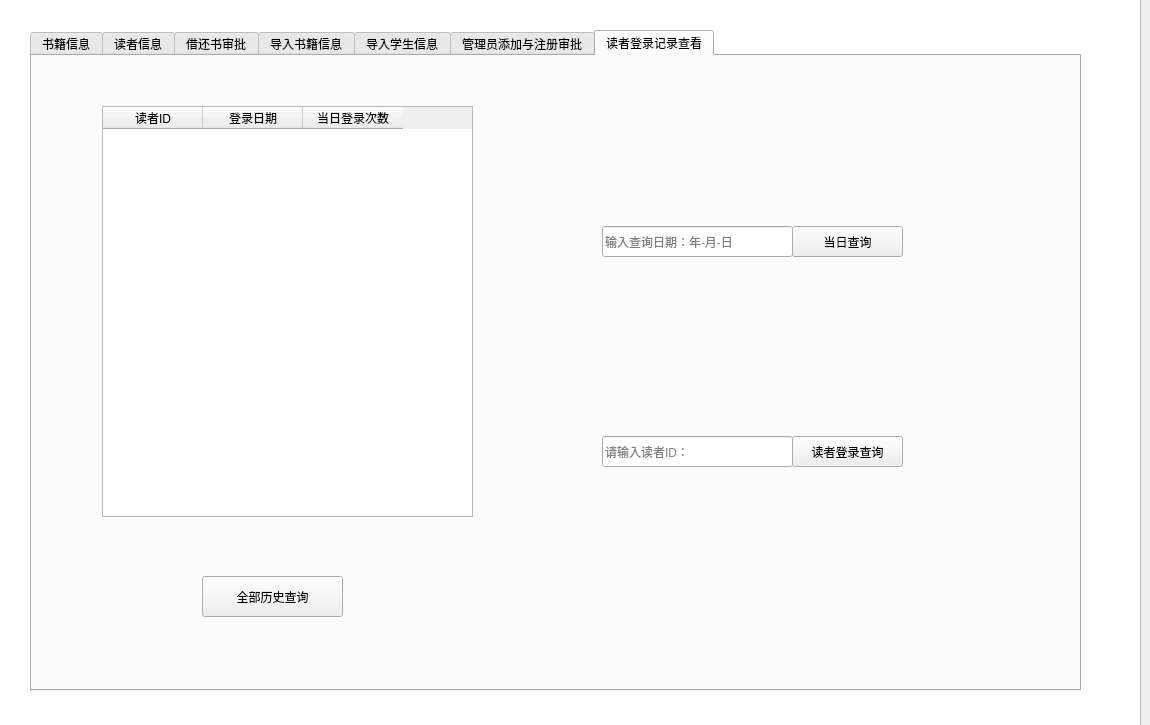
<?xml version="1.0" encoding="UTF-8"?>
<ui version="4.0">
 <class>Form3</class>
 <widget class="QWidget" name="Form3">
  <property name="geometry">
   <rect>
    <x>0</x>
    <y>0</y>
    <width>1150</width>
    <height>725</height>
   </rect>
  </property>
  <property name="windowTitle">
   <string>Form</string>
  </property>
  <widget class="QTabWidget" name="tabWidget">
   <property name="geometry">
    <rect>
     <x>30</x>
     <y>30</y>
     <width>1051</width>
     <height>661</height>
    </rect>
   </property>
   <property name="styleSheet">
    <string notr="true">#shuji
{
	border-image: url(:/书2.jpg);
}
#xuesheng
{
	border-image: url(:/书2.jpg);
}
#jieyue
{
	border-image: url(:/书2.jpg);
}
#drsj
{
	border-image: url(:/书2.jpg);
}
#drxs
{
	border-image: url(:/书2.jpg);
}
#manager_add
{
	border-image: url(:/书2.jpg);
}
#dljl
{
	border-image: url(:/书2.jpg);
}</string>
   </property>
   <property name="currentIndex">
    <number>6</number>
   </property>
   <property name="documentMode">
    <bool>false</bool>
   </property>
   <widget class="QWidget" name="shuji">
    <attribute name="title">
     <string>书籍信息</string>
    </attribute>
    <widget class="QTableWidget" name="shujibiao">
     <property name="geometry">
      <rect>
       <x>0</x>
       <y>0</y>
       <width>701</width>
       <height>481</height>
      </rect>
     </property>
     <column>
      <property name="text">
       <string>ISBN号</string>
      </property>
     </column>
     <column>
      <property name="text">
       <string>书名</string>
      </property>
     </column>
     <column>
      <property name="text">
       <string>作者</string>
      </property>
     </column>
     <column>
      <property name="text">
       <string>出版社</string>
      </property>
     </column>
     <column>
      <property name="text">
       <string>被借次数</string>
      </property>
     </column>
     <column>
      <property name="text">
       <string>馆藏册数</string>
      </property>
     </column>
     <column>
      <property name="text">
       <string>在馆册数</string>
      </property>
     </column>
     <column>
      <property name="text">
       <string>书架号</string>
      </property>
     </column>
     <column>
      <property name="text">
       <string>书籍类别</string>
      </property>
     </column>
    </widget>
    <widget class="QWidget" name="widget" native="true">
     <property name="geometry">
      <rect>
       <x>710</x>
       <y>20</y>
       <width>331</width>
       <height>461</height>
      </rect>
     </property>
     <property name="styleSheet">
      <string notr="true"/>
     </property>
     <layout class="QVBoxLayout" name="verticalLayout_3">
      <item>
       <widget class="QLineEdit" name="sm">
        <property name="minimumSize">
         <size>
          <width>300</width>
          <height>40</height>
         </size>
        </property>
        <property name="text">
         <string/>
        </property>
        <property name="placeholderText">
         <string>书名：</string>
        </property>
       </widget>
      </item>
      <item>
       <widget class="QLineEdit" name="sh">
        <property name="minimumSize">
         <size>
          <width>300</width>
          <height>40</height>
         </size>
        </property>
        <property name="text">
         <string/>
        </property>
        <property name="placeholderText">
         <string>ISBN号：</string>
        </property>
       </widget>
      </item>
      <item>
       <widget class="QLineEdit" name="zz">
        <property name="minimumSize">
         <size>
          <width>300</width>
          <height>40</height>
         </size>
        </property>
        <property name="text">
         <string/>
        </property>
        <property name="placeholderText">
         <string>作者：</string>
        </property>
       </widget>
      </item>
      <item>
       <widget class="QLineEdit" name="cb">
        <property name="minimumSize">
         <size>
          <width>300</width>
          <height>40</height>
         </size>
        </property>
        <property name="placeholderText">
         <string>出版社：</string>
        </property>
       </widget>
      </item>
      <item>
       <widget class="QLineEdit" name="bj">
        <property name="minimumSize">
         <size>
          <width>300</width>
          <height>40</height>
         </size>
        </property>
        <property name="placeholderText">
         <string>被借次数：</string>
        </property>
       </widget>
      </item>
      <item>
       <widget class="QLineEdit" name="jc">
        <property name="minimumSize">
         <size>
          <width>300</width>
          <height>40</height>
         </size>
        </property>
        <property name="placeholderText">
         <string>馆藏册数：</string>
        </property>
       </widget>
      </item>
      <item>
       <widget class="QLineEdit" name="gc">
        <property name="minimumSize">
         <size>
          <width>300</width>
          <height>40</height>
         </size>
        </property>
        <property name="placeholderText">
         <string>在馆册数：</string>
        </property>
       </widget>
      </item>
      <item>
       <widget class="QLineEdit" name="shujihao">
        <property name="minimumSize">
         <size>
          <width>300</width>
          <height>40</height>
         </size>
        </property>
        <property name="placeholderText">
         <string>书架号：</string>
        </property>
       </widget>
      </item>
      <item>
       <widget class="QLineEdit" name="lineEdit">
        <property name="minimumSize">
         <size>
          <width>300</width>
          <height>40</height>
         </size>
        </property>
        <property name="placeholderText">
         <string>书籍类别：</string>
        </property>
       </widget>
      </item>
     </layout>
    </widget>
    <widget class="QWidget" name="layoutWidget">
     <property name="geometry">
      <rect>
       <x>0</x>
       <y>490</y>
       <width>771</width>
       <height>131</height>
      </rect>
     </property>
     <layout class="QHBoxLayout" name="horizontalLayout">
      <item>
       <layout class="QVBoxLayout" name="verticalLayout_2">
        <item>
         <widget class="QPushButton" name="tainjia1">
          <property name="minimumSize">
           <size>
            <width>200</width>
            <height>50</height>
           </size>
          </property>
          <property name="text">
           <string>添加</string>
          </property>
         </widget>
        </item>
        <item>
         <widget class="QPushButton" name="xiugai1">
          <property name="minimumSize">
           <size>
            <width>200</width>
            <height>50</height>
           </size>
          </property>
          <property name="text">
           <string>修改</string>
          </property>
         </widget>
        </item>
       </layout>
      </item>
      <item>
       <layout class="QVBoxLayout" name="verticalLayout">
        <item>
         <widget class="QPushButton" name="shanchu1">
          <property name="minimumSize">
           <size>
            <width>0</width>
            <height>50</height>
           </size>
          </property>
          <property name="text">
           <string>删除</string>
          </property>
         </widget>
        </item>
        <item>
         <widget class="QPushButton" name="jilu">
          <property name="minimumSize">
           <size>
            <width>0</width>
            <height>50</height>
           </size>
          </property>
          <property name="text">
           <string>查询</string>
          </property>
         </widget>
        </item>
       </layout>
      </item>
     </layout>
    </widget>
    <widget class="QPushButton" name="cxqb1">
     <property name="geometry">
      <rect>
       <x>810</x>
       <y>490</y>
       <width>201</width>
       <height>131</height>
      </rect>
     </property>
     <property name="text">
      <string>查询全部</string>
     </property>
    </widget>
   </widget>
   <widget class="QWidget" name="xuesheng">
    <attribute name="title">
     <string>读者信息</string>
    </attribute>
    <widget class="QTableWidget" name="tableWidget">
     <property name="geometry">
      <rect>
       <x>0</x>
       <y>0</y>
       <width>701</width>
       <height>481</height>
      </rect>
     </property>
     <column>
      <property name="text">
       <string>ID号</string>
      </property>
     </column>
     <column>
      <property name="text">
       <string>姓名</string>
      </property>
     </column>
     <column>
      <property name="text">
       <string>学院</string>
      </property>
     </column>
     <column>
      <property name="text">
       <string>性别</string>
      </property>
     </column>
     <column>
      <property name="text">
       <string>读者类型</string>
      </property>
     </column>
     <column>
      <property name="text">
       <string>电话</string>
      </property>
     </column>
     <column>
      <property name="text">
       <string>可借次数</string>
      </property>
     </column>
     <column>
      <property name="text">
       <string>信用级别</string>
      </property>
     </column>
     <column>
      <property name="text">
       <string>密码</string>
      </property>
     </column>
    </widget>
    <widget class="QWidget" name="widget_2" native="true">
     <property name="geometry">
      <rect>
       <x>710</x>
       <y>10</y>
       <width>331</width>
       <height>471</height>
      </rect>
     </property>
     <layout class="QVBoxLayout" name="verticalLayout_4">
      <item>
       <widget class="QLineEdit" name="sh_2">
        <property name="minimumSize">
         <size>
          <width>300</width>
          <height>40</height>
         </size>
        </property>
        <property name="text">
         <string/>
        </property>
        <property name="placeholderText">
         <string>ID号：</string>
        </property>
       </widget>
      </item>
      <item>
       <widget class="QLineEdit" name="sm_2">
        <property name="minimumSize">
         <size>
          <width>300</width>
          <height>40</height>
         </size>
        </property>
        <property name="text">
         <string/>
        </property>
        <property name="placeholderText">
         <string>姓名：</string>
        </property>
       </widget>
      </item>
      <item>
       <widget class="QLineEdit" name="zz_2">
        <property name="minimumSize">
         <size>
          <width>300</width>
          <height>40</height>
         </size>
        </property>
        <property name="text">
         <string/>
        </property>
        <property name="placeholderText">
         <string>学院：</string>
        </property>
       </widget>
      </item>
      <item>
       <widget class="QComboBox" name="xb_2">
        <property name="minimumSize">
         <size>
          <width>300</width>
          <height>40</height>
         </size>
        </property>
        <property name="accessibleName">
         <string/>
        </property>
        <item>
         <property name="text">
          <string>男</string>
         </property>
        </item>
        <item>
         <property name="text">
          <string>女</string>
         </property>
        </item>
       </widget>
      </item>
      <item>
       <widget class="QComboBox" name="xb">
        <property name="minimumSize">
         <size>
          <width>300</width>
          <height>40</height>
         </size>
        </property>
        <property name="currentText">
         <string>本科生</string>
        </property>
        <item>
         <property name="text">
          <string>本科生</string>
         </property>
        </item>
        <item>
         <property name="text">
          <string>研究生</string>
         </property>
        </item>
        <item>
         <property name="text">
          <string>教师</string>
         </property>
        </item>
        <item>
         <property name="text">
          <string/>
         </property>
        </item>
       </widget>
      </item>
      <item>
       <widget class="QLineEdit" name="dh">
        <property name="minimumSize">
         <size>
          <width>300</width>
          <height>40</height>
         </size>
        </property>
        <property name="placeholderText">
         <string>电话：</string>
        </property>
       </widget>
      </item>
      <item>
       <widget class="QLineEdit" name="kj">
        <property name="minimumSize">
         <size>
          <width>300</width>
          <height>40</height>
         </size>
        </property>
        <property name="placeholderText">
         <string>可借次数：</string>
        </property>
       </widget>
      </item>
      <item>
       <widget class="QLineEdit" name="xy">
        <property name="minimumSize">
         <size>
          <width>300</width>
          <height>40</height>
         </size>
        </property>
        <property name="placeholderText">
         <string>信用级别：</string>
        </property>
       </widget>
      </item>
      <item>
       <widget class="QLineEdit" name="mm">
        <property name="minimumSize">
         <size>
          <width>300</width>
          <height>40</height>
         </size>
        </property>
        <property name="placeholderText">
         <string>密码：</string>
        </property>
       </widget>
      </item>
     </layout>
    </widget>
    <widget class="QWidget" name="layoutWidget_2">
     <property name="geometry">
      <rect>
       <x>0</x>
       <y>490</y>
       <width>771</width>
       <height>131</height>
      </rect>
     </property>
     <layout class="QHBoxLayout" name="horizontalLayout_2">
      <item>
       <layout class="QVBoxLayout" name="verticalLayout_5">
        <item>
         <widget class="QPushButton" name="tainjia2">
          <property name="minimumSize">
           <size>
            <width>200</width>
            <height>50</height>
           </size>
          </property>
          <property name="text">
           <string>添加</string>
          </property>
         </widget>
        </item>
        <item>
         <widget class="QPushButton" name="xiugai2">
          <property name="minimumSize">
           <size>
            <width>200</width>
            <height>50</height>
           </size>
          </property>
          <property name="text">
           <string>修改</string>
          </property>
         </widget>
        </item>
       </layout>
      </item>
      <item>
       <layout class="QVBoxLayout" name="verticalLayout_6">
        <item>
         <widget class="QPushButton" name="shanchu2">
          <property name="minimumSize">
           <size>
            <width>0</width>
            <height>50</height>
           </size>
          </property>
          <property name="text">
           <string>删除</string>
          </property>
         </widget>
        </item>
        <item>
         <widget class="QPushButton" name="jilu2">
          <property name="minimumSize">
           <size>
            <width>0</width>
            <height>50</height>
           </size>
          </property>
          <property name="text">
           <string>查询</string>
          </property>
         </widget>
        </item>
       </layout>
      </item>
     </layout>
    </widget>
    <widget class="QPushButton" name="cxqb2">
     <property name="geometry">
      <rect>
       <x>810</x>
       <y>490</y>
       <width>201</width>
       <height>131</height>
      </rect>
     </property>
     <property name="text">
      <string>查询全部</string>
     </property>
    </widget>
   </widget>
   <widget class="QWidget" name="jieyue">
    <attribute name="title">
     <string>借还书审批</string>
    </attribute>
    <widget class="QTableWidget" name="jieyuebiao">
     <property name="geometry">
      <rect>
       <x>0</x>
       <y>0</y>
       <width>641</width>
       <height>481</height>
      </rect>
     </property>
     <column>
      <property name="text">
       <string>ISBN号</string>
      </property>
     </column>
     <column>
      <property name="text">
       <string>读者ID</string>
      </property>
     </column>
     <column>
      <property name="text">
       <string>借书时间</string>
      </property>
     </column>
     <column>
      <property name="text">
       <string>还书时间</string>
      </property>
     </column>
     <column>
      <property name="text">
       <string>审批类型</string>
      </property>
     </column>
    </widget>
    <widget class="QPushButton" name="pz">
     <property name="geometry">
      <rect>
       <x>700</x>
       <y>140</y>
       <width>300</width>
       <height>40</height>
      </rect>
     </property>
     <property name="minimumSize">
      <size>
       <width>300</width>
       <height>40</height>
      </size>
     </property>
     <property name="text">
      <string>批准</string>
     </property>
    </widget>
    <widget class="QPushButton" name="bh">
     <property name="geometry">
      <rect>
       <x>700</x>
       <y>240</y>
       <width>300</width>
       <height>40</height>
      </rect>
     </property>
     <property name="minimumSize">
      <size>
       <width>300</width>
       <height>40</height>
      </size>
     </property>
     <property name="text">
      <string>驳回</string>
     </property>
    </widget>
    <widget class="QPushButton" name="sx">
     <property name="geometry">
      <rect>
       <x>700</x>
       <y>330</y>
       <width>300</width>
       <height>40</height>
      </rect>
     </property>
     <property name="minimumSize">
      <size>
       <width>300</width>
       <height>40</height>
      </size>
     </property>
     <property name="text">
      <string>刷新</string>
     </property>
    </widget>
   </widget>
   <widget class="QWidget" name="drsj">
    <attribute name="title">
     <string>导入书籍信息</string>
    </attribute>
    <widget class="QTableWidget" name="shujibiao_2">
     <property name="geometry">
      <rect>
       <x>20</x>
       <y>20</y>
       <width>1001</width>
       <height>441</height>
      </rect>
     </property>
     <column>
      <property name="text">
       <string>ISBN号</string>
      </property>
     </column>
     <column>
      <property name="text">
       <string>书名</string>
      </property>
     </column>
     <column>
      <property name="text">
       <string>作者</string>
      </property>
     </column>
     <column>
      <property name="text">
       <string>出版社</string>
      </property>
     </column>
     <column>
      <property name="text">
       <string>被借次数</string>
      </property>
     </column>
     <column>
      <property name="text">
       <string>馆藏册数</string>
      </property>
     </column>
     <column>
      <property name="text">
       <string>在馆册数</string>
      </property>
     </column>
     <column>
      <property name="text">
       <string>书架号</string>
      </property>
     </column>
     <column>
      <property name="text">
       <string>书籍类别</string>
      </property>
     </column>
    </widget>
    <widget class="QPushButton" name="cxqb3">
     <property name="geometry">
      <rect>
       <x>790</x>
       <y>480</y>
       <width>201</width>
       <height>131</height>
      </rect>
     </property>
     <property name="text">
      <string>查询全部</string>
     </property>
    </widget>
    <widget class="QLineEdit" name="mulu2">
     <property name="geometry">
      <rect>
       <x>20</x>
       <y>490</y>
       <width>651</width>
       <height>31</height>
      </rect>
     </property>
    </widget>
    <widget class="QToolButton" name="mulu1">
     <property name="geometry">
      <rect>
       <x>670</x>
       <y>490</y>
       <width>51</width>
       <height>31</height>
      </rect>
     </property>
     <property name="text">
      <string>...</string>
     </property>
    </widget>
    <widget class="QPushButton" name="qd">
     <property name="geometry">
      <rect>
       <x>230</x>
       <y>540</y>
       <width>221</width>
       <height>71</height>
      </rect>
     </property>
     <property name="text">
      <string>确定</string>
     </property>
    </widget>
   </widget>
   <widget class="QWidget" name="drxs">
    <attribute name="title">
     <string>导入学生信息</string>
    </attribute>
    <widget class="QTableWidget" name="tableWidget_2">
     <property name="geometry">
      <rect>
       <x>20</x>
       <y>20</y>
       <width>1001</width>
       <height>441</height>
      </rect>
     </property>
     <column>
      <property name="text">
       <string>ID号</string>
      </property>
     </column>
     <column>
      <property name="text">
       <string>姓名</string>
      </property>
     </column>
     <column>
      <property name="text">
       <string>学院</string>
      </property>
     </column>
     <column>
      <property name="text">
       <string>性别</string>
      </property>
     </column>
     <column>
      <property name="text">
       <string>读者类型</string>
      </property>
     </column>
     <column>
      <property name="text">
       <string>电话</string>
      </property>
     </column>
     <column>
      <property name="text">
       <string>可借次数</string>
      </property>
     </column>
     <column>
      <property name="text">
       <string>信用级别</string>
      </property>
     </column>
     <column>
      <property name="text">
       <string>密码</string>
      </property>
     </column>
    </widget>
    <widget class="QLineEdit" name="mulu4">
     <property name="geometry">
      <rect>
       <x>20</x>
       <y>490</y>
       <width>651</width>
       <height>31</height>
      </rect>
     </property>
    </widget>
    <widget class="QToolButton" name="mulu3">
     <property name="geometry">
      <rect>
       <x>670</x>
       <y>490</y>
       <width>51</width>
       <height>31</height>
      </rect>
     </property>
     <property name="text">
      <string>...</string>
     </property>
    </widget>
    <widget class="QPushButton" name="qd_2">
     <property name="geometry">
      <rect>
       <x>230</x>
       <y>540</y>
       <width>221</width>
       <height>71</height>
      </rect>
     </property>
     <property name="text">
      <string>确定</string>
     </property>
    </widget>
    <widget class="QPushButton" name="cxqb4">
     <property name="geometry">
      <rect>
       <x>790</x>
       <y>480</y>
       <width>201</width>
       <height>131</height>
      </rect>
     </property>
     <property name="text">
      <string>查询全部</string>
     </property>
    </widget>
   </widget>
   <widget class="QWidget" name="manager_add">
    <attribute name="title">
     <string>管理员添加与注册审批</string>
    </attribute>
    <widget class="QPushButton" name="tongyi">
     <property name="geometry">
      <rect>
       <x>120</x>
       <y>430</y>
       <width>111</width>
       <height>41</height>
      </rect>
     </property>
     <property name="text">
      <string>审批同意</string>
     </property>
    </widget>
    <widget class="QPushButton" name="jujue">
     <property name="geometry">
      <rect>
       <x>120</x>
       <y>490</y>
       <width>111</width>
       <height>41</height>
      </rect>
     </property>
     <property name="text">
      <string>拒绝注册</string>
     </property>
    </widget>
    <widget class="QTableWidget" name="glypizhun">
     <property name="geometry">
      <rect>
       <x>60</x>
       <y>90</y>
       <width>251</width>
       <height>311</height>
      </rect>
     </property>
     <column>
      <property name="text">
       <string>ID</string>
      </property>
     </column>
     <column>
      <property name="text">
       <string>姓名</string>
      </property>
     </column>
    </widget>
    <widget class="QTableWidget" name="glyzhuce">
     <property name="geometry">
      <rect>
       <x>370</x>
       <y>90</y>
       <width>251</width>
       <height>311</height>
      </rect>
     </property>
     <column>
      <property name="text">
       <string>ID</string>
      </property>
     </column>
     <column>
      <property name="text">
       <string>姓名</string>
      </property>
     </column>
    </widget>
    <widget class="QPushButton" name="select_all">
     <property name="geometry">
      <rect>
       <x>410</x>
       <y>540</y>
       <width>141</width>
       <height>31</height>
      </rect>
     </property>
     <property name="text">
      <string>全部查询</string>
     </property>
    </widget>
    <widget class="QPushButton" name="tjzhuce">
     <property name="geometry">
      <rect>
       <x>410</x>
       <y>580</y>
       <width>141</width>
       <height>28</height>
      </rect>
     </property>
     <property name="text">
      <string>添加注册</string>
     </property>
    </widget>
    <widget class="QTableWidget" name="all">
     <property name="geometry">
      <rect>
       <x>680</x>
       <y>90</y>
       <width>341</width>
       <height>311</height>
      </rect>
     </property>
     <column>
      <property name="text">
       <string>ID</string>
      </property>
     </column>
     <column>
      <property name="text">
       <string>姓名</string>
      </property>
     </column>
     <column>
      <property name="text">
       <string>password</string>
      </property>
     </column>
    </widget>
    <widget class="QPushButton" name="single_choose">
     <property name="geometry">
      <rect>
       <x>790</x>
       <y>540</y>
       <width>131</width>
       <height>31</height>
      </rect>
     </property>
     <property name="text">
      <string>个人查询</string>
     </property>
    </widget>
    <widget class="QPushButton" name="update_password">
     <property name="geometry">
      <rect>
       <x>790</x>
       <y>580</y>
       <width>131</width>
       <height>31</height>
      </rect>
     </property>
     <property name="text">
      <string>修改密码</string>
     </property>
    </widget>
    <widget class="QPushButton" name="chaxunall">
     <property name="geometry">
      <rect>
       <x>120</x>
       <y>547</y>
       <width>111</width>
       <height>41</height>
      </rect>
     </property>
     <property name="text">
      <string>全部查询</string>
     </property>
    </widget>
    <widget class="QLineEdit" name="id">
     <property name="geometry">
      <rect>
       <x>400</x>
       <y>420</y>
       <width>171</width>
       <height>31</height>
      </rect>
     </property>
     <property name="text">
      <string/>
     </property>
     <property name="placeholderText">
      <string>ID：</string>
     </property>
    </widget>
    <widget class="QLineEdit" name="name1">
     <property name="geometry">
      <rect>
       <x>400</x>
       <y>460</y>
       <width>171</width>
       <height>31</height>
      </rect>
     </property>
     <property name="text">
      <string/>
     </property>
     <property name="placeholderText">
      <string>姓名</string>
     </property>
    </widget>
    <widget class="QLineEdit" name="mima1">
     <property name="geometry">
      <rect>
       <x>400</x>
       <y>500</y>
       <width>171</width>
       <height>31</height>
      </rect>
     </property>
     <property name="text">
      <string/>
     </property>
     <property name="placeholderText">
      <string>密码：</string>
     </property>
    </widget>
    <widget class="QLineEdit" name="ID2">
     <property name="geometry">
      <rect>
       <x>770</x>
       <y>420</y>
       <width>171</width>
       <height>31</height>
      </rect>
     </property>
     <property name="text">
      <string/>
     </property>
     <property name="placeholderText">
      <string>ID：</string>
     </property>
    </widget>
    <widget class="QLineEdit" name="name2">
     <property name="geometry">
      <rect>
       <x>770</x>
       <y>460</y>
       <width>171</width>
       <height>31</height>
      </rect>
     </property>
     <property name="text">
      <string/>
     </property>
     <property name="placeholderText">
      <string>姓名</string>
     </property>
    </widget>
    <widget class="QLineEdit" name="mima2">
     <property name="geometry">
      <rect>
       <x>770</x>
       <y>500</y>
       <width>171</width>
       <height>31</height>
      </rect>
     </property>
     <property name="text">
      <string/>
     </property>
     <property name="placeholderText">
      <string>密码：</string>
     </property>
    </widget>
    <widget class="QPushButton" name="shanchugly">
     <property name="geometry">
      <rect>
       <x>580</x>
       <y>540</y>
       <width>81</width>
       <height>61</height>
      </rect>
     </property>
     <property name="text">
      <string>删除管理员</string>
     </property>
    </widget>
   </widget>
   <widget class="QWidget" name="dljl">
    <attribute name="title">
     <string>读者登录记录查看</string>
    </attribute>
    <widget class="QTableWidget" name="denglulishi">
     <property name="geometry">
      <rect>
       <x>70</x>
       <y>50</y>
       <width>371</width>
       <height>411</height>
      </rect>
     </property>
     <column>
      <property name="text">
       <string>读者ID</string>
      </property>
     </column>
     <column>
      <property name="text">
       <string>登录日期</string>
      </property>
     </column>
     <column>
      <property name="text">
       <string>当日登录次数</string>
      </property>
     </column>
    </widget>
    <widget class="QPushButton" name="qbcxlishi">
     <property name="geometry">
      <rect>
       <x>170</x>
       <y>520</y>
       <width>141</width>
       <height>41</height>
      </rect>
     </property>
     <property name="text">
      <string>全部历史查询</string>
     </property>
    </widget>
    <widget class="QLineEdit" name="riqi">
     <property name="geometry">
      <rect>
       <x>570</x>
       <y>170</y>
       <width>191</width>
       <height>31</height>
      </rect>
     </property>
     <property name="placeholderText">
      <string>输入查询日期：年-月-日</string>
     </property>
    </widget>
    <widget class="QPushButton" name="drriqi">
     <property name="geometry">
      <rect>
       <x>760</x>
       <y>170</y>
       <width>111</width>
       <height>31</height>
      </rect>
     </property>
     <property name="text">
      <string>当日查询</string>
     </property>
    </widget>
    <widget class="QLineEdit" name="dezheID">
     <property name="geometry">
      <rect>
       <x>570</x>
       <y>380</y>
       <width>191</width>
       <height>31</height>
      </rect>
     </property>
     <property name="placeholderText">
      <string>请输入读者ID：</string>
     </property>
    </widget>
    <widget class="QPushButton" name="dz">
     <property name="geometry">
      <rect>
       <x>760</x>
       <y>380</y>
       <width>111</width>
       <height>31</height>
      </rect>
     </property>
     <property name="text">
      <string>读者登录查询</string>
     </property>
    </widget>
   </widget>
  </widget>
  <widget class="QListWidget" name="listWidget">
   <property name="geometry">
    <rect>
     <x>-10</x>
     <y>-10</y>
     <width>1151</width>
     <height>741</height>
    </rect>
   </property>
   <property name="styleSheet">
    <string notr="true">border-image: url(:/书2.jpg);</string>
   </property>
  </widget>
  <zorder>listWidget</zorder>
  <zorder>tabWidget</zorder>
 </widget>
 <resources>
  <include location="bjgl.qrc"/>
 </resources>
 <connections/>
</ui>
